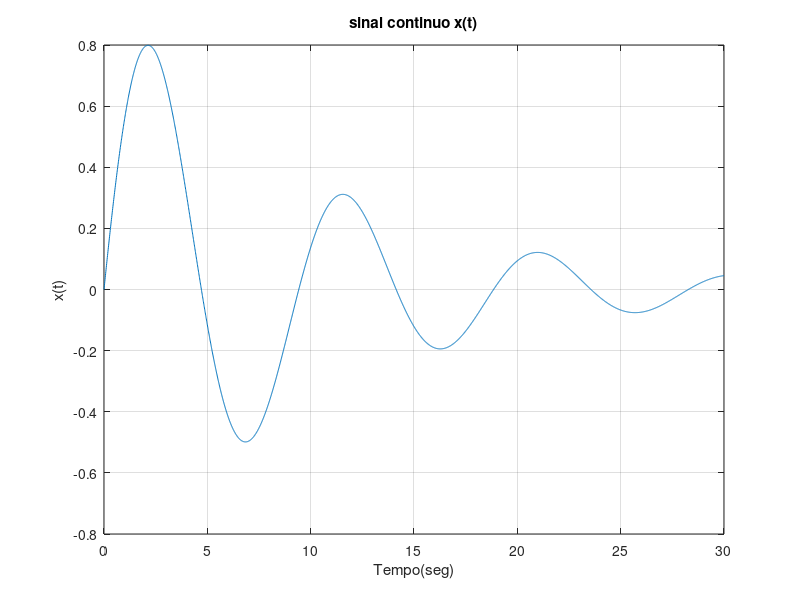

This figure's MATLAB source:
t = 0:0.01:30;

x = exp(-0.1*t).*sin(2*t/3);

figure;
plot(t, x);
title('sinal continuo x(t)');
xlabel('Tempo(seg)');
ylabel('x(t)');
grid on;

